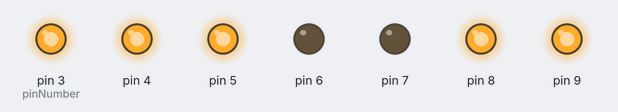
A sketch run on a simulated Arduino Uno, built with avr-gcc and run on an emulated ATmega328P. Parts: output pins drawn as LEDs (lit = HIGH). Random numbers use the default seed unless the sketch sets one.

Above: at 0.1 s.
At 11.1 s:
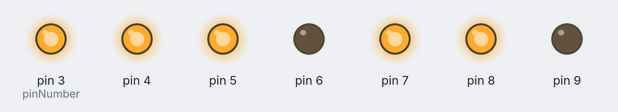
At 20.1 s:
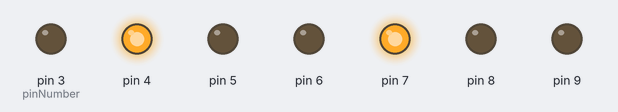
At 39.6 s:
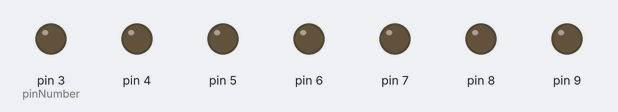
Timing chart, 0 to 40.0 s (numbered marks = the images above):
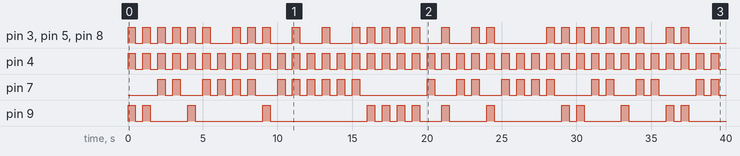

Measured:
- by itself, pin 4: alternates HIGH for 0.50 s and LOW for 0.50 s
- by itself, pin 7: LOW → HIGH at 2.0 s, → LOW 0.50 s later, → HIGH 0.50 s later, → LOW 0.50 s later, … (50 changes in this stretch)
- by itself, pin 9: LOW → HIGH at 0.00 s, → LOW 0.50 s later, → HIGH 0.50 s later, → LOW 0.50 s later, … (30 changes in this stretch)
- by itself, pin 3 (pinNumber), pin 5, pin 8: LOW → HIGH at 0.00 s, → LOW 0.50 s later, → HIGH 0.50 s later, → LOW 0.50 s later, … (56 changes in this stretch)

The sketch:

Lesson23_function3.ino
```cpp
/*
23 MC猜数字 - 5 建立函数 - 3
太极创客
www.taichi-maker.com

此程序用于太极创客<<零基础入门学用Arduino教程>>23 MC猜数字 - 5 建立函数

演示如何建立既有返回值又有参数的用户自定义函数。
2017-04-21
*/

void setup() {
  int pinNumber = 3;
  while(pinNumber <= 9){
    pinMode(pinNumber, OUTPUT);
    pinNumber = pinNumber + 1;
  }
}

// the loop function runs over and over again forever
void loop() {
  int myNumber = getRandomNumber(1, 4); //产生随机1-3数字
  displayNumber(myNumber);				//显示数字
  delay(500);
  displayClear();						//清理显示
  delay(500);
}
int getRandomNumber(int minNumber, int maxNumber){  //产生随机数字
  int randomNumber;
  randomNumber = random(minNumber, maxNumber);

  return randomNumber;
}
void displayNumber(int ledNumber){  //LED数码管显示数字
  switch(ledNumber) {
    case 1: //显示1
      digitalWrite(4, HIGH);
      digitalWrite(7, HIGH);
      break;
    case 2: //显示2
      digitalWrite(3, HIGH);
      digitalWrite(4, HIGH);
      digitalWrite(5, HIGH);
      digitalWrite(8, HIGH);
      digitalWrite(9, HIGH);
      break;
    case 3: //显示3
      digitalWrite(3, HIGH);
      digitalWrite(4, HIGH);
      digitalWrite(5, HIGH);
      digitalWrite(7, HIGH);
      digitalWrite(8, HIGH);
      break;
    default: //默认显示
        digitalWrite(4, HIGH);
        digitalWrite(5, HIGH);
        digitalWrite(7, HIGH);
        digitalWrite(8, HIGH);
        digitalWrite(9, HIGH);
  }
}

void displayClear(){  //清理LED数码管显示内容
  digitalWrite(3, LOW);
  digitalWrite(4, LOW);
  digitalWrite(5, LOW);
  digitalWrite(6, LOW);
  digitalWrite(7, LOW);
  digitalWrite(8, LOW);
  digitalWrite(9, LOW);
}
```
